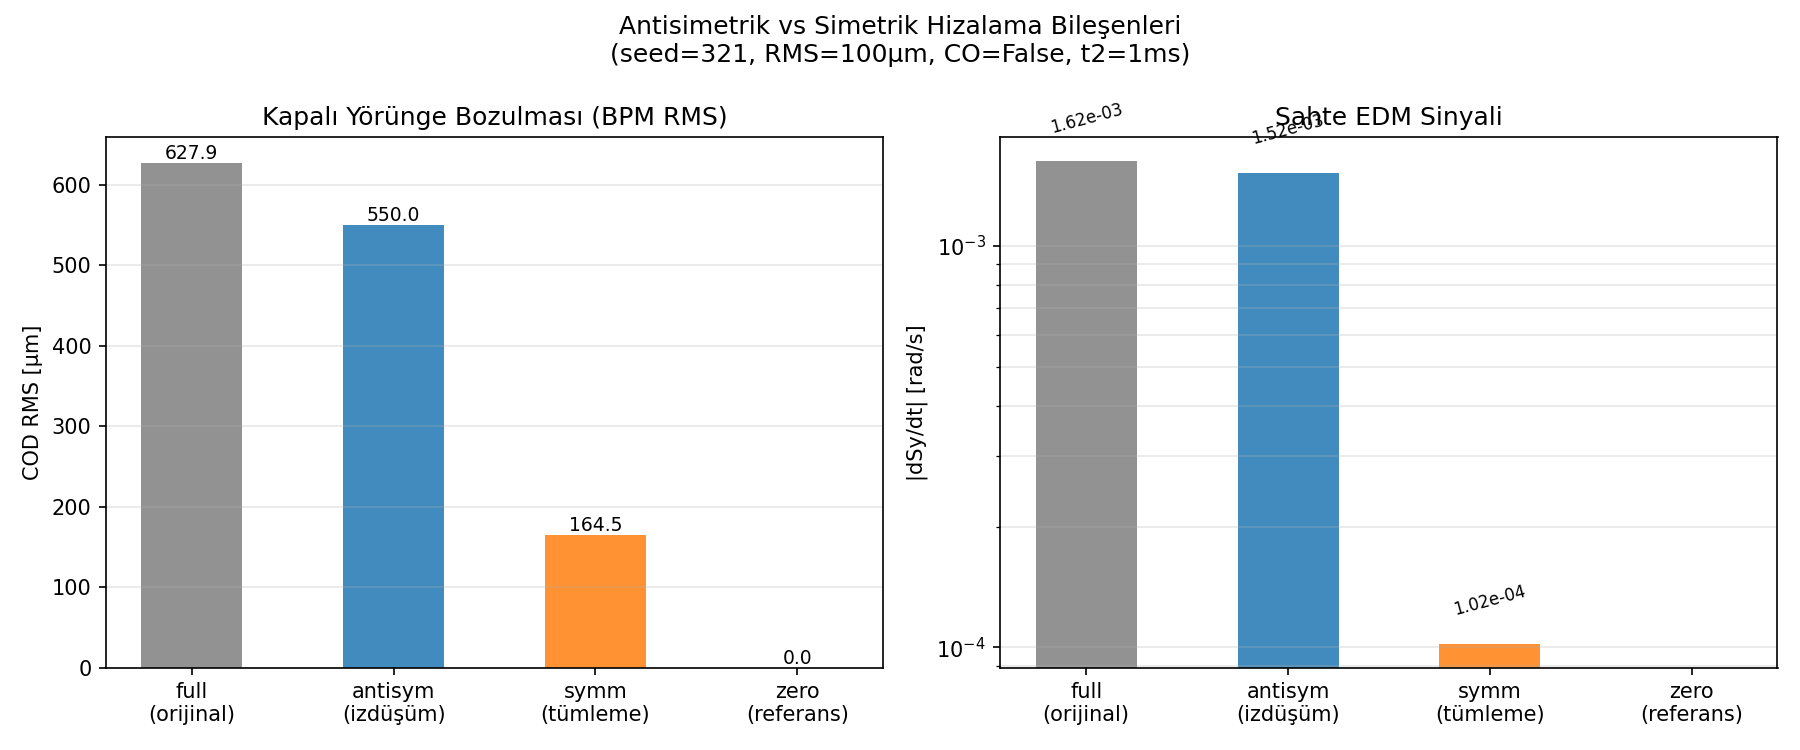

The script that saved this image:
#!/usr/bin/env python3
"""test_symm_vs_antisym.py — Antisimetrik vs simetrik hizalama hata bileşenlerinin
yörünge (COD) ve sahte EDM sinyaline etkisi.

TEORİK ARKA PLAN:
  48 kuadrupol dizisi iki alt uzaya ayrılabilir:
    1. Antisimetrik alt uzay (25 boyut): QF ve QD'nin ZIT yönlerde hareket ettiği
       Fourier modları (fodo_basis, antisym=True, k=0..12). Bu modlar kapalı
       yörünge bozulması (COD) üretir ve sahte EDM sinyaline yol açar.
    2. Simetrik tümleme (23 boyut): QF ve QD'nin AYNI yönde hareket ettiği
       bileşenler. COD üretmemeli ama "taban" sahte EDM üretebilir.

TEST: 4 koşum (CO=False, t2=1ms, seed=321, RMS=100μm):
  1. full    : orijinal rastgele desen
  2. antisym : antisimetrik izdüşümü
  3. symm    : simetrik tümleme (full - antisym)
  4. zero    : sıfır referans

Çıktı: test_symm_vs_antisym.json, test_symm_vs_antisym.png
"""

import json
import os
import shutil
import sys
import tempfile
import time

import matplotlib
matplotlib.use("Agg")
import matplotlib.pyplot as plt
import multiprocessing as mp
import numpy as np

BASE = os.path.dirname(os.path.abspath(__file__))
os.chdir(BASE)
sys.path.insert(0, BASE)

from fourier_reconstruct import fodo_basis

# ── Parametreler ───────────────────────────────────────────────────────────────
PATTERN_RMS  = 1e-4      # rastgele hizalama hatası RMS [m] = 100 μm
PATTERN_SEED = 321
T2           = 1e-3      # simülasyon süresi [s]
RETURN_STEPS = 6000      # spin Poincaré noktası sayısı


# ── Gizli stdout bastırıcılar ─────────────────────────────────────────────────
def _suppress_stdout():
    fd = os.dup(1)
    null = os.open(os.devnull, os.O_WRONLY)
    os.dup2(null, 1)
    os.close(null)
    return fd


def _restore_stdout(fd):
    os.dup2(fd, 1)
    os.close(fd)


# ── İşçi fonksiyonlar ─────────────────────────────────────────────────────────

def _orbit_worker(task):
    """Yörünge koşumu: 48 BPM tur-ortalamalı y değerlerini döndürür.

    task = (label, dy_list)
    """
    label, dy_list = task

    import os, sys, json, tempfile, shutil
    import numpy as np
    sys.path.insert(0, BASE)
    tmp = tempfile.mkdtemp(prefix=f"symm_{os.getpid()}_")
    os.chdir(tmp)

    from false_edm_mode_scan import setup_fields
    from integrator import integrate_particle

    with open(os.path.join(BASE, "params.json")) as fh:
        config = json.load(fh)
    fields, y0, beta0, R0, p_mag, direction = setup_fields(config)
    dt = float(config.get("dt", 1e-11))
    dy = np.asarray(dy_list, dtype=float)

    saved = _suppress_stdout()
    try:
        fields.poincare_quad_index = 999.0
        integrate_particle(y0, 0.0, T2, dt, fields=fields,
                           return_steps=10, quad_dy=dy)
        cd = np.loadtxt("cod_data.txt", skiprows=1)
        cd[:, 1:3] *= 1e-3            # mm → m
        n = int(fields.nFODO)
        y_bpm = np.empty(2 * n)
        for k in range(n):
            y_bpm[2*k]     = cd[k*8 + 2, 2]   # QF girişi
            y_bpm[2*k + 1] = cd[k*8 + 6, 2]   # QD girişi
        result = y_bpm.tolist()
    finally:
        _restore_stdout(saved)
        os.chdir(BASE)
        shutil.rmtree(tmp, ignore_errors=True)

    return label, result


def _spin_worker(task):
    """Spin koşumu: dSy/dt eğimini döndürür (boylamsal başlangıç, EDMSwitch=0).

    task = (label, dy_list)
    """
    label, dy_list = task

    import os, sys, json, tempfile, shutil
    import numpy as np
    sys.path.insert(0, BASE)
    tmp = tempfile.mkdtemp(prefix=f"sspin_{os.getpid()}_")
    os.chdir(tmp)

    from false_edm_mode_scan import setup_fields
    from integrator import integrate_particle

    with open(os.path.join(BASE, "params.json")) as fh:
        config = json.load(fh)
    fields, y0, beta0, R0, p_mag, direction = setup_fields(config)
    fields.poincare_quad_index = 0.0
    fields.EDMSwitch = 0.0
    dt = float(config.get("dt", 1e-11))
    dy = np.asarray(dy_list, dtype=float)

    fd = os.dup(1)
    null = os.open(os.devnull, os.O_WRONLY)
    os.dup2(null, 1); os.close(null)
    try:
        _, poin, poin_t = integrate_particle(
            y0, 0.0, T2, dt, fields=fields,
            return_steps=RETURN_STEPS, quad_dy=dy)
        t_arr = np.asarray(poin_t, float)
        sy = np.asarray(poin[:, 7], float)
        slope = float(np.polyfit(t_arr, sy, 1)[0])
    finally:
        os.dup2(fd, 1); os.close(fd)
        os.chdir(BASE)
        shutil.rmtree(tmp, ignore_errors=True)

    return label, slope


# ── Antisimetrik iz düşüm matrisi ─────────────────────────────────────────────

def build_antisym_projector(n_q, kmax=12):
    """Antisimetrik alt uzay için iz düşüm matrisi P (n_q × n_q).

    Antisimetrik baz: fodo_basis(n_q, k=0..kmax, antisym=True)
    B sütunları bu baza karşılık gelir.
    P = B @ pinv(B) = B @ (B^T B)^{-1} B^T
    """
    k_list = list(range(0, kmax + 1))   # k=0..12 → 1 + 2×12 = 25 sütun
    B, meta = fodo_basis(n_q, k_list, antisym=True)
    # Ortanormal bir baz oluştur (sayısal kararlılık için QR)
    Q, R_mat = np.linalg.qr(B, mode='reduced')
    P = Q @ Q.T
    return P, B, meta


def main():
    t0 = time.time()
    with open("params.json") as fh:
        config = json.load(fh)

    from false_edm_mode_scan import setup_fields
    fields, *_ = setup_fields(config)
    n_q     = 2 * int(fields.nFODO)   # = 48

    # ── Antisimetrik iz düşüm matrisi ─────────────────────────────────────────
    P_antisym, B, meta = build_antisym_projector(n_q, kmax=12)
    print(f"Baz boyutu: n_q={n_q}, antisym sütun sayısı={B.shape[1]}")
    print(f"P_antisym rank ≈ {int(np.round(np.trace(P_antisym)))}")

    # ── Rastgele hizalama deseni ───────────────────────────────────────────────
    rng = np.random.default_rng(PATTERN_SEED)
    dy_full   = rng.standard_normal(n_q) * PATTERN_RMS
    dy_antisym = P_antisym @ dy_full
    dy_symm    = dy_full - dy_antisym
    dy_zero    = np.zeros(n_q)

    # Kontrol
    overlap = float(np.dot(dy_antisym, dy_symm))
    print(f"\nDesen özeti:")
    print(f"  full   : RMS = {np.std(dy_full)*1e6:7.2f} μm")
    print(f"  antisym: RMS = {np.std(dy_antisym)*1e6:7.2f} μm")
    print(f"  symm   : RMS = {np.std(dy_symm)*1e6:7.2f} μm")
    print(f"  İç çarpım (antisym·symm) = {overlap:.2e}  (≈0 olmalı)")
    print(f"  Enerji koruma: {np.dot(dy_full,dy_full):.4e} ≈ "
          f"{np.dot(dy_antisym,dy_antisym)+np.dot(dy_symm,dy_symm):.4e}")

    patterns = {
        "full":    dy_full,
        "antisym": dy_antisym,
        "symm":    dy_symm,
        "zero":    dy_zero,
    }

    # ── Paralel simülasyon ─────────────────────────────────────────────────────
    ctx = mp.get_context("spawn")
    nw  = mp.cpu_count()

    orbit_tasks = [(lbl, v.tolist()) for lbl, v in patterns.items()]
    spin_tasks  = [(lbl, v.tolist()) for lbl, v in patterns.items()]

    print(f"\n{len(orbit_tasks)} yörünge + {len(spin_tasks)} spin simülasyonu "
          f"başlatılıyor ({nw} işçi)...")

    with ctx.Pool(processes=min(nw, len(orbit_tasks))) as pool:
        orbit_res = dict(pool.map(_orbit_worker, orbit_tasks))

    with ctx.Pool(processes=min(nw, len(spin_tasks))) as pool:
        spin_res = dict(pool.map(_spin_worker, spin_tasks))

    # ── Metrikleri hesapla ─────────────────────────────────────────────────────
    results = {}
    for lbl in patterns:
        bpm = np.asarray(orbit_res[lbl])
        cod_rms = float(np.sqrt(np.mean(bpm**2)) * 1e6)   # μm cinsinden RMS
        dSy_dt  = float(spin_res[lbl])
        results[lbl] = {"COD_rms_um": cod_rms, "dSy_dt": dSy_dt}

    # ── Tablo ─────────────────────────────────────────────────────────────────
    print(f"\n{'─'*56}")
    print(f"{'desen':>10} | {'COD_rms [μm]':>14} | {'dSy/dt [rad/s]':>16}")
    print(f"{'─'*56}")
    for lbl in ["full", "antisym", "symm", "zero"]:
        r = results[lbl]
        print(f"{lbl:>10} | {r['COD_rms_um']:>14.2f} | {r['dSy_dt']:>+16.4e}")
    print(f"{'─'*56}")

    # Yorumlar
    f_full    = abs(results["full"]["dSy_dt"])
    f_antisym = abs(results["antisym"]["dSy_dt"])
    f_symm    = abs(results["symm"]["dSy_dt"])
    if f_full > 0:
        print(f"\nAntisim/full oranı (sahte EDM): {f_antisym/f_full:.3f}")
        if f_symm > 0:
            print(f"Simetrik taban (full'a kıyasla): {f_symm/f_full:.3e}")

    # ── JSON kaydet ────────────────────────────────────────────────────────────
    out = {
        "_aciklama": ("Antisimetrik vs simetrik hizalama hata bileşenlerinin "
                      "COD ve sahte EDM sinyaline etkisi (CO=False, t2=1ms, "
                      f"seed={PATTERN_SEED}, RMS={PATTERN_RMS*1e6:.0f}μm)"),
        "parametreler": {
            "PATTERN_RMS_um": PATTERN_RMS * 1e6,
            "PATTERN_SEED": PATTERN_SEED,
            "T2_s": T2,
            "n_q": n_q,
            "antisym_basis_cols": int(B.shape[1]),
        },
        "desen_rms_um": {
            lbl: float(np.std(v) * 1e6) for lbl, v in patterns.items()
        },
        "ic_carpim_antisym_symm": overlap,
        "sonuclar": results,
    }
    with open("test_symm_vs_antisym.json", "w", encoding="utf-8") as fh:
        json.dump(out, fh, indent=2, ensure_ascii=False)
    print("\nKaydedildi: test_symm_vs_antisym.json")

    # ── Figür ─────────────────────────────────────────────────────────────────
    labels_tr = {"full": "full\n(orijinal)",
                 "antisym": "antisym\n(izdüşüm)",
                 "symm": "symm\n(tümleme)",
                 "zero": "zero\n(referans)"}
    lbls = ["full", "antisym", "symm", "zero"]
    colors = ["tab:gray", "tab:blue", "tab:orange", "tab:green"]
    x = np.arange(len(lbls))

    fig, axes = plt.subplots(1, 2, figsize=(12, 5))
    fig.suptitle(
        f"Antisimetrik vs Simetrik Hizalama Bileşenleri\n"
        f"(seed={PATTERN_SEED}, RMS={PATTERN_RMS*1e6:.0f}μm, CO=False, t2=1ms)",
        fontsize=12)

    # Sol: COD_rms
    ax = axes[0]
    vals_cod = [results[l]["COD_rms_um"] for l in lbls]
    bars = ax.bar(x, vals_cod, color=colors, alpha=0.85, width=0.5)
    ax.set_xticks(x)
    ax.set_xticklabels([labels_tr[l] for l in lbls])
    ax.set_ylabel("COD RMS [μm]")
    ax.set_title("Kapalı Yörünge Bozulması (BPM RMS)")
    ax.grid(True, axis='y', alpha=0.3)
    for bar, val in zip(bars, vals_cod):
        ax.annotate(f"{val:.1f}", (bar.get_x() + bar.get_width()/2, val),
                    ha='center', va='bottom', fontsize=9)

    # Sağ: |dSy/dt|
    ax = axes[1]
    vals_edm = [abs(results[l]["dSy_dt"]) for l in lbls]
    bars = ax.bar(x, vals_edm, color=colors, alpha=0.85, width=0.5)
    ax.set_xticks(x)
    ax.set_xticklabels([labels_tr[l] for l in lbls])
    ax.set_ylabel("|dSy/dt| [rad/s]")
    ax.set_title("Sahte EDM Sinyali")
    ax.set_yscale('log')
    ax.grid(True, which='both', axis='y', alpha=0.3)
    for bar, val in zip(bars, vals_edm):
        if val > 0:
            ax.annotate(f"{val:.2e}",
                        (bar.get_x() + bar.get_width()/2,
                         val * 1.15),
                        ha='center', va='bottom', fontsize=8, rotation=15)

    plt.tight_layout()
    plt.savefig("test_symm_vs_antisym.png", dpi=150)
    print("Figür kaydedildi: test_symm_vs_antisym.png")
    print(f"Toplam süre: {time.time()-t0:.1f} s")


if __name__ == "__main__":
    main()
